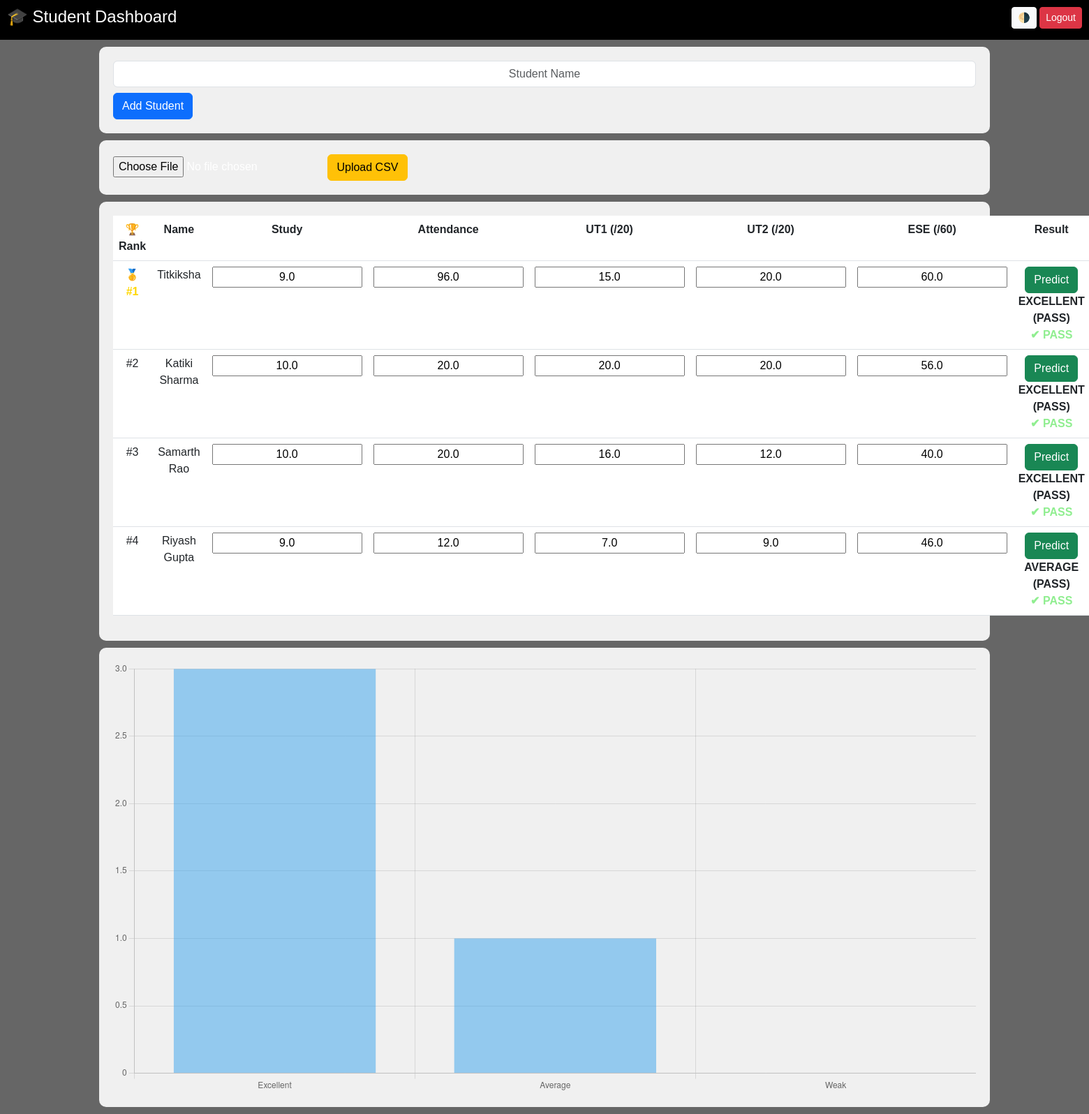
Page /dashboard (signed in) on the committed database.
### tables this page shows
CREATE TABLE students(
id INTEGER PRIMARY KEY AUTOINCREMENT,
name TEXT,
teacher TEXT,
study REAL,
attendance REAL,
m1 REAL,
m2 REAL,
m3 REAL,
result TEXT,
score REAL
);

### app.py (the view)
@app.route('/dashboard')
def dashboard():
    user = session['user']
    cursor.execute("SELECT * FROM students WHERE teacher=? ORDER BY score DESC", (user,))
    students = cursor.fetchall()
    return render_template('dashboard.html', students=students, tips={})

### templates/dashboard.html (shortened to what this page needs)
<!DOCTYPE html>
<html>
<head>
<link href="https://cdn.jsdelivr.net/npm/bootstrap@5.3.0/dist/css/bootstrap.min.css" rel="stylesheet">
</head>
<body class="light">
<nav style="display:flex; justify-content:space-between; padding:10px; background:black; color:white;">
    <h4>🎓 Student Dashboard</h4>
    <div>
        <button onclick="toggleTheme()" class="btn btn-light btn-sm">🌗</button>
        <a href="/logout" class="btn btn-danger btn-sm">Logout</a>
    </div>
</nav>
<div class="container">
<div class="card-box">
<form method="POST" action="/add_student">
<input name="name" class="form-control mb-2" placeholder="Student Name">
<button class="btn btn-primary">Add Student</button>
</form>
</div>
<div class="card-box">
<form method="POST" action="/upload" enctype="multipart/form-data">
<input type="file" name="file">
<button class="btn btn-warning">Upload CSV</button>
</form>
</div>
<div class="card-box">
<table class="table text-center">
<tr>
<th>🏆 Rank</th>
<th>Name</th>
<th>Study</th>
<th>Attendance</th>
<th>UT1 (/20)</th>
<th>UT2 (/20)</th>
<th>ESE (/60)</th>
<th>Result</th>
</tr>
{% for s in students %}
<tr>
{% if loop.index == 1 %}
<td style="color:gold; font-weight:bold;">🥇 #1</td>
{% else %}
<td>#{{loop.index}}</td>
{% endif %}
<td>{{s[1]}}</td>
<form method="POST" action="/predict">
<td><input name="study" value="{{s[3]}}"></td>
<td><input name="att" value="{{s[4]}}"></td>
<td><input name="m1" value="{{s[5]}}"></td>
<td><input name="m2" value="{{s[6]}}"></td>
<td><input name="m3" value="{{s[7]}}"></td>
<td>
<button class="btn btn-success">Predict</button>
<div><b>{{s[8]}}</b></div>
{% if "PASS" in s[8] %}
<span class="pass">✔ PASS</span>
{% endif %}
</td>
</form>
</tr>
{% endfor %}
</table>
</div>
<div class="card-box">
<canvas id="chart"></canvas>
</div>
</div>
<script>
function toggleTheme(){
    document.body.classList.toggle("dark");
    document.body.classList.toggle("light");
}
/* 📊 BAR GRAPH (FIXED) */
let excellent=0, average=0, weak=0;
{% for s in students %}
    if("{{s[8]}}".includes("EXCELLENT")) excellent++;
    if("{{s[8]}}".includes("AVERAGE")) average++;
    if("{{s[8]}}".includes("WEAK")) weak++;
{% endfor %}
new Chart(document.getElementById("chart"),{
type:'bar',
data:{
labels:['Excellent','Average','Weak'],
datasets:[{
label:'Students',
data:[excellent,average,weak]
}]
},
options:{
responsive:true,
plugins:{legend:{display:false}}
}
});
</script>
</body>
</html>

### templates/dashboard.html (style rules this page uses)
body { margin:0; font-family:Arial; }
body.light { background: linear-gradient(rgba(0,0,0,0.6), rgba(0,0,0,0.6)), url("https://images.unsplash.com/photo-1509062522246-3755977927d7"); background-size: cover; background-attachment: fixed; color: white; }
.card-box { background: rgba(255,255,255,0.9); padding:20px; margin:10px; border-radius:10px; }
table { background: rgba(255,255,255,0.95); }
.pass { color:lightgreen; font-weight:bold; }
input { text-align:center; }

### rows in the picture
students: shows "🥇 #1", name "Titkiksha", study "9.0", att "96.0", m1 "15.0", m2 "20.0", m3 "60.0", result "EXCELLENT (PASS)", shows "✔ PASS"
students: name "Katiki Sharma", study "10.0", att "20.0", m1 "20.0", m2 "20.0", m3 "56.0", result "EXCELLENT (PASS)", shows "✔ PASS"
students: name "Samarth Rao", study "10.0", att "20.0", m1 "16.0", m2 "12.0", m3 "40.0", result "EXCELLENT (PASS)", shows "✔ PASS"
students: name "Riyash Gupta", study "9.0", att "12.0", m1 "7.0", m2 "9.0", m3 "46.0", result "AVERAGE (PASS)", shows "✔ PASS"
